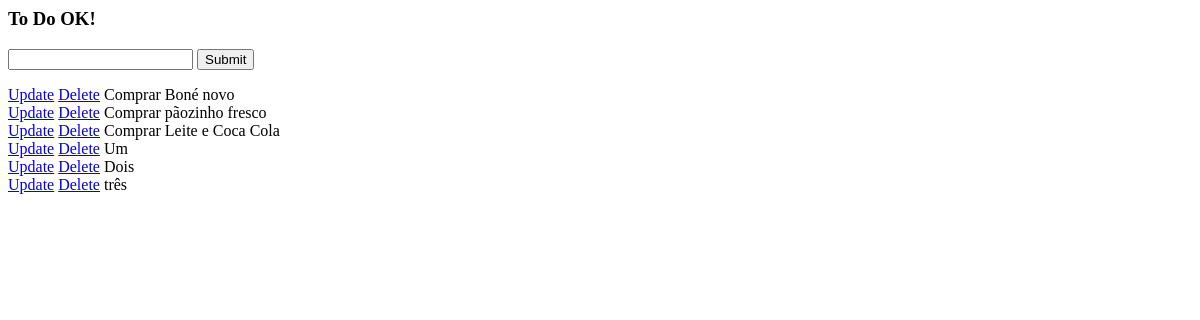
Before: / with the older database file.
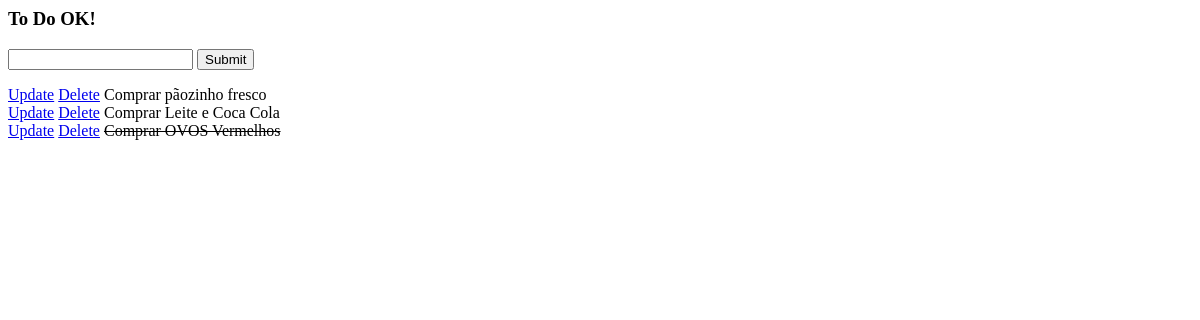
After: the same page with the newer database file.
### tasks/models.py (models this page shows)
class Task(models.Model):
  title = models.CharField(max_length=200)
  complete = models.BooleanField(default=False)
  created = models.DateTimeField(auto_now_add=True)
  def __str__(self):
    return self.title # retorna o título

### tasks/views.py (the view)
# urls.py: path('', views.index, name='list'),
def index(request):
  tasks = Task.objects.all() # pega todos os objetos tasks
  form = TaskForm()
  if request.method == 'POST':
    form = TaskForm(request.POST)
    if form.is_valid():
      form.save()
    return redirect('/')
  context =  {'tasks': tasks, 'form': form} # Coloca tasks em um dicionário e em uma variável para poder renderizar na view
  return render(request, 'tasks/list.html', context) # renderiza a view tasks/list.html com context como um terceiro parâmetro

### tasks/forms.py
class TaskForm(forms.ModelForm):
  class Meta:
    model = Task
    fields = '__all__'

### tasks/templates/tasks/list.html (shortened to what this page needs)
<h3>To Do OK!</h3>
<form method="POST" action="/">
  {{ form.title }}
  <input type="submit" name="Create Task">
</form>
{% for task in tasks %}
  <div>
    <a href="{% url 'update_task' task.id %}">Update</a>
    <a href="{% url 'delete' task.id %}">Delete</a>
    {% if task.complete == True %}
    <strike>{{task}}</strike>
    {% else %}
    <span>{{task}}</span>
    {% endif %}
  </div>
{% endfor %}

Changed rows visible on the page:
removed Task: title "Comprar Boné novo"
removed Task: title "Um"
removed Task: title "Dois"
removed Task: title "três"
added Task: title "Comprar OVOS Vermelhos"
